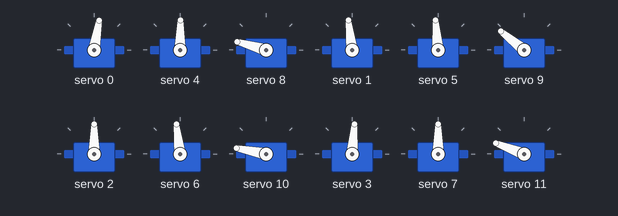
Simulated run of this sketch. Board: Arduino Uno, built with avr-gcc and run on an emulated ATmega328P. Shown: 12 × servo. What the sketch prints to the serial monitor is not drawn.

Above: at 0.1 s.
At 5.1 s:
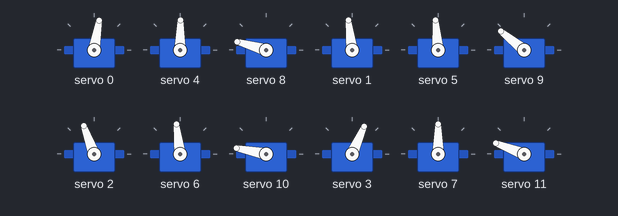
At 13.6 s:
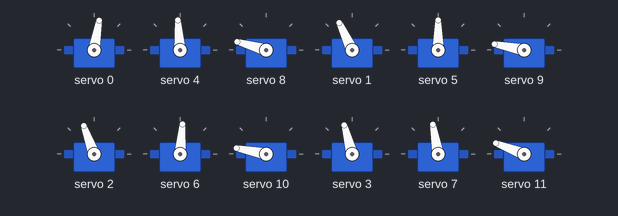
At 22.1 s:
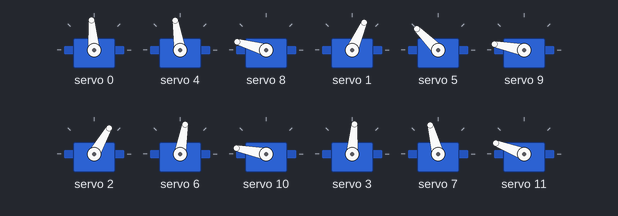
At 30.6 s:
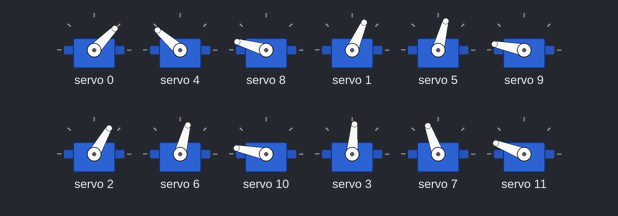
At 39.2 s:
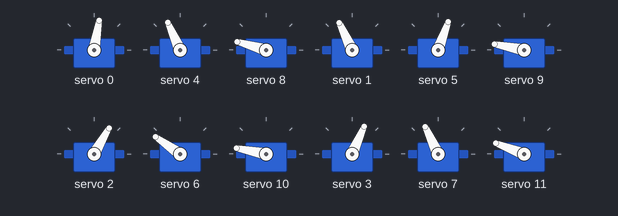
Timing chart, 0 to 40.0 s (numbered marks = the images above):
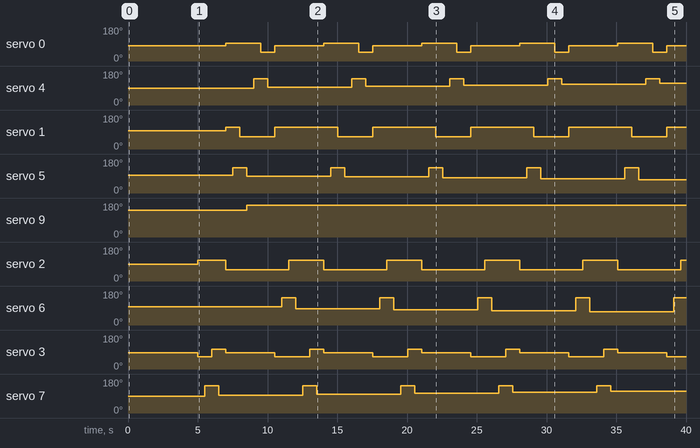

The sketch:

Creep_walk_with_compensation.ino
```cpp
#include <Wire.h>
#include <Adafruit_PWMServoDriver.h>

Adafruit_PWMServoDriver Ada = Adafruit_PWMServoDriver();

#define servoMAX 600
#define servoMIN 150

unsigned long previousMillis = 0;

void nonBlockingDelay(int interval) {
  unsigned long currentMillis = millis();
  if (currentMillis - previousMillis >= interval) {
    // Reset the timer
    previousMillis = currentMillis;
  }
}

void stand_instanly() {
  setPos(0, 75);
  nonBlockingDelay(500);
  setPos(4, 84);
  nonBlockingDelay(500);
  setPos(8, 160);
  nonBlockingDelay(500);
  setPos(1, 92);
  nonBlockingDelay(500);
  setPos(5, 90);
  nonBlockingDelay(500);
  setPos(9, 137);
  nonBlockingDelay(500);
  setPos(2, 85);
  nonBlockingDelay(500);
  setPos(6, 92);
  nonBlockingDelay(500);
  setPos(10, 165);
  nonBlockingDelay(500);
  setPos(3, 80);
  nonBlockingDelay(500);
  setPos(7, 85);
  nonBlockingDelay(500);
  setPos(11, 155);
  nonBlockingDelay(500);
  Serial.println("Stand up: complete");
}

inline void setPos(int servo,int angle) {
    // Map angle to pulse width (0,180) --> (150,600)
    int pulseWidth = map(angle, 0, 180, servoMIN, servoMAX);

    // Set the on and off times for the PCA9685
    Ada.setPWM(servo, 0, pulseWidth);
}

void creepwalk_up(int i,int r){
  //prep
  setPos(2, 105);
  setPos(3, 60);
  delay(500);
  //walking leg 4
  setPos(7,140);
  delay(500);
  setPos(3,100);
  delay(500);
  setPos(7, 85+i);
  setPos(11, 155+r);
  delay(500);
  setPos(3, 80);
  setPos(0, 90);
  setPos(1, 110);
  setPos(2, 55);
  delay(500);
  //walking leg2
  setPos(5, 130);
  delay(500);
  setPos(1 ,60);
  delay(500);
  setPos(5, 90-i);
  setPos(9, 165-r);
  delay(500);
  //walking leg1
  setPos(4, 135);
  delay(500);
  setPos(0, 40);
  delay(500);
  setPos(4, 84+i);
  setPos(8, 160+r);
  delay(500);
  setPos(0, 75);
  setPos(3, 60);
  setPos(1, 110);
  delay(500);
  //Preprep
  setPos(6, 140);
  delay(500);
  setPos(2, 105);
  delay(500);
  setPos(6, 85-i);
  setPos(10, 165-r);
}
void creepwalk_down(){
  //prep
  setPos(2, 105);
  setPos(3, 60);
  delay(500);
  //walking leg 4
  setPos(7,140);
  delay(500);
  setPos(3,100);
  delay(500);
  setPos(7, 85);
  setPos(11, 155);
  delay(500);
  setPos(3, 80);
  setPos(0, 90);
  setPos(1, 110);
  setPos(2, 55);
  delay(500);
  //walking leg2
  setPos(5, 130);
  delay(500);
  setPos(1 ,60);
  delay(500);
  setPos(5, 90);
  setPos(9, 165);
  delay(500);
  //walking leg1
  setPos(4, 135);
  delay(500);
  setPos(0, 40);
  delay(500);
  setPos(4, 84);
  setPos(8, 160);
  delay(500);
  setPos(0, 75);
  setPos(3, 60);
  setPos(1, 110);
  delay(500);
  //Preprep
  setPos(6, 140);
  delay(500);
  setPos(2, 105);
  delay(500);
  setPos(6, 85);
  setPos(10, 165);
}

int i = 0;
int n = 0;
int r = ((i/180)*5.95*180)/17.514;

void setup() {
  Serial.begin(9600);
  Ada.begin();
  Ada.setPWMFreq(60);
  stand_instanly();
  delay(5000);
}

void loop() {
  while(i <= 50){
    i+=5;
    Serial.println(i,r);
    creepwalk_up(i,r);
  }
  while(n <= 20){
    creepwalk_down();
    n++;
  }


  if (Serial.available() > 0) {
    // Read the integers from serial
    int serNum = Serial.parseInt();

    // Check if there's a space before reading the second integer
    if (Serial.read() == ' ') {
      int degVal = Serial.parseInt();

    Serial.print(serNum);
    Serial.print(' ');
    Serial.println(degVal);

      // Perform tasks based on the received integers
      switch (serNum) {
        case 16:
          stand_instanly();
          break;

        default:
          // Code to handle invalid or unrecognized values of the first integer
          setPos(serNum, degVal);
          break;

      }
    }
  }
}
```

Measured:
- by itself, servo 0: repeats every 7.0 s: 46° 1.0 s, 80° 3.5 s, 95° 2.5 s
- by itself, servo 4: 89° → 139° at 9.0 s, → 94° 1.0 s later, → 139° 6.0 s later, → 99° 1.0 s later, … (10 changes in this stretch)
- by itself, servo 1: repeats every 7.0 s: 66° 2.5 s, 115° 4.5 s
- by itself, servo 9: 141° → 169° at 8.5 s
- by itself, servo 2: repeats every 7.0 s: 60° 4.5 s, 110° 2.5 s
- by itself, servo 6: 97° → 145° at 11.0 s, → 85° 1.0 s later, → 145° 6.0 s later, → 80° 1.0 s later, … (9 changes in this stretch)
- by itself, servo 3: repeats every 7.0 s: 105° 1.0 s, 85° 3.5 s, 66° 2.5 s
